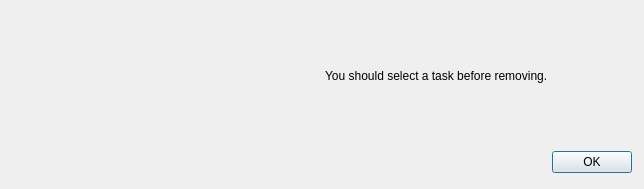
<?xml version="1.0" encoding="UTF-8"?>
<ui version="4.0">
 <class>removeerror</class>
 <widget class="QDialog" name="removeerror">
  <property name="geometry">
   <rect>
    <x>0</x>
    <y>0</y>
    <width>644</width>
    <height>189</height>
   </rect>
  </property>
  <property name="sizePolicy">
   <sizepolicy hsizetype="Fixed" vsizetype="Fixed">
    <horstretch>0</horstretch>
    <verstretch>0</verstretch>
   </sizepolicy>
  </property>
  <property name="minimumSize">
   <size>
    <width>644</width>
    <height>189</height>
   </size>
  </property>
  <property name="maximumSize">
   <size>
    <width>644</width>
    <height>189</height>
   </size>
  </property>
  <property name="windowTitle">
   <string>Remove Error</string>
  </property>
  <property name="windowIcon">
   <iconset>
    <normaloff>assets/error.png</normaloff>assets/error.png</iconset>
  </property>
  <layout class="QVBoxLayout" name="verticalLayout">
   <item>
    <layout class="QHBoxLayout" name="horizontalLayout">
     <item>
      <widget class="QLabel" name="label">
       <property name="text">
        <string/>
       </property>
       <property name="pixmap">
        <pixmap>assets/error.png</pixmap>
       </property>
       <property name="alignment">
        <set>Qt::AlignCenter</set>
       </property>
      </widget>
     </item>
     <item>
      <widget class="QLabel" name="label_2">
       <property name="text">
        <string>You should select a task before removing.</string>
       </property>
      </widget>
     </item>
    </layout>
   </item>
   <item>
    <widget class="QDialogButtonBox" name="removeerrorbtn">
     <property name="sizePolicy">
      <sizepolicy hsizetype="Fixed" vsizetype="Fixed">
       <horstretch>0</horstretch>
       <verstretch>0</verstretch>
      </sizepolicy>
     </property>
     <property name="minimumSize">
      <size>
       <width>621</width>
       <height>32</height>
      </size>
     </property>
     <property name="maximumSize">
      <size>
       <width>621</width>
       <height>32</height>
      </size>
     </property>
     <property name="orientation">
      <enum>Qt::Horizontal</enum>
     </property>
     <property name="standardButtons">
      <set>QDialogButtonBox::Ok</set>
     </property>
    </widget>
   </item>
  </layout>
 </widget>
 <resources/>
 <connections/>
</ui>
